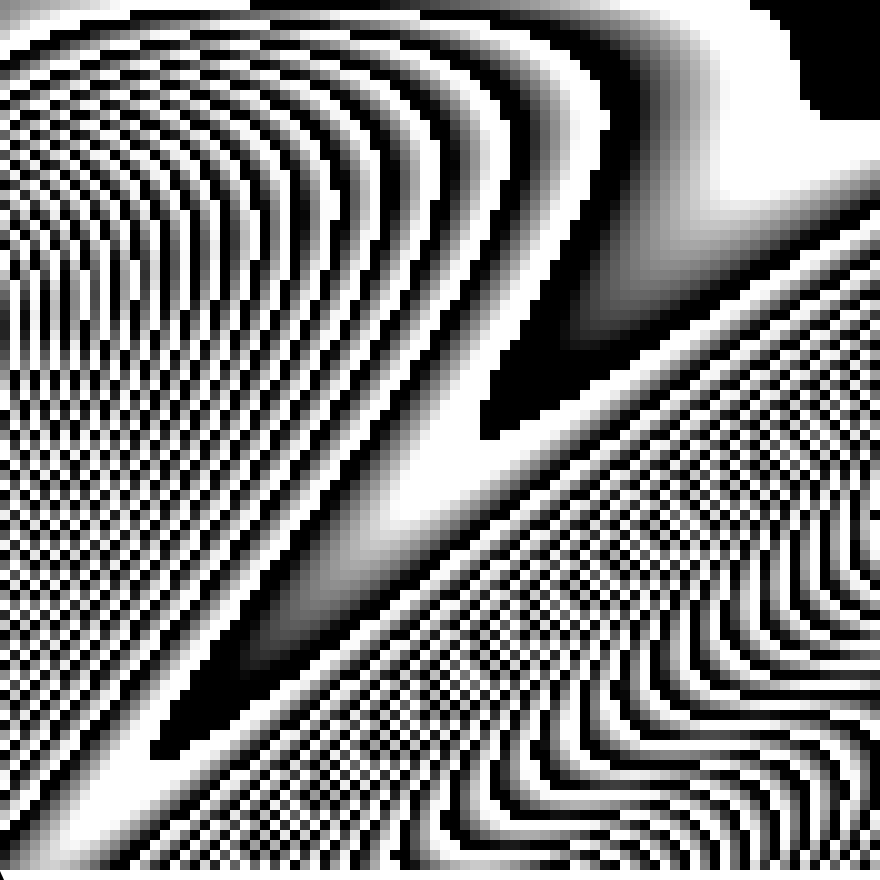
Frame 1 (no input)
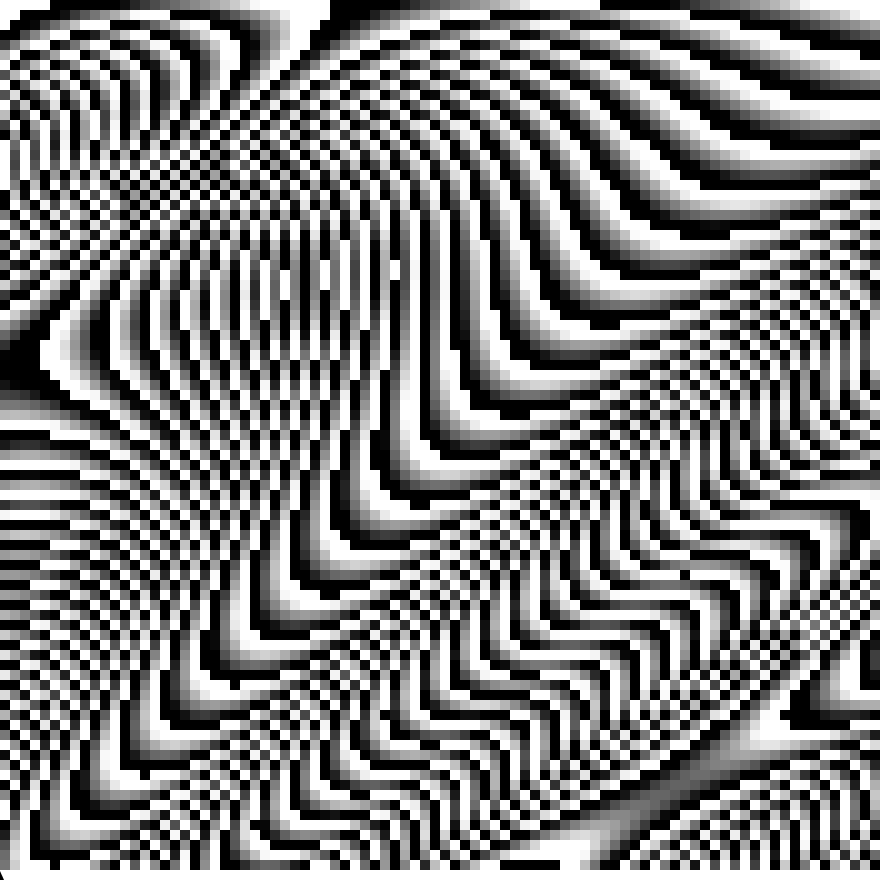
Frame 60 (no input)
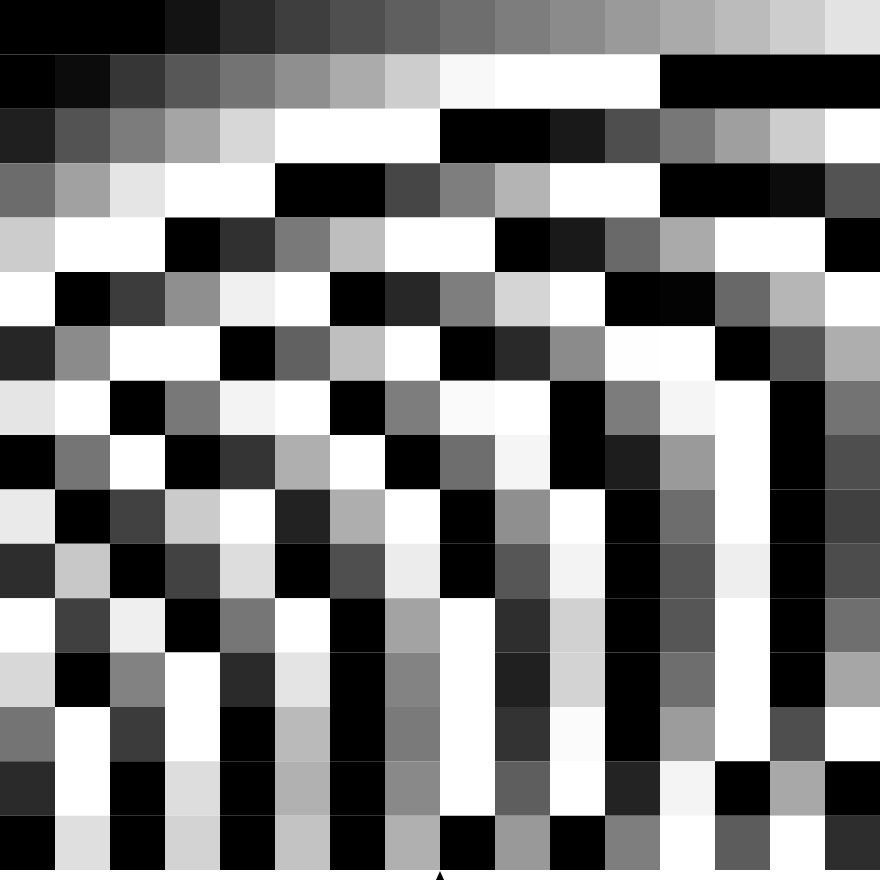
Frame 120 (the mouse pressed at the canvas centre since frame 60)

The p5.js sketch that drew these frames (run headless with seeded random() and noise() and a simulated clock; from frame 60 on, the mouse is pressed at the canvas centre):

// p5.js sketch
// ── sketch.js
// 2026-11-14
let tileSize = 30;

function setup() {
    createCanvas(880, 880);
}

function draw() {
    background(255);
    noStroke();

    let tilesX = Math.ceil(width / tileSize);
    let tilesY = Math.ceil((height - 10) / tileSize);

    let tilesW = width / tilesX;
    let tilesH = (height - 10) / tilesY;


    let a = map(sin(radians(frameCount)), -1, 1, 0, 7);

    for (let y = 0; y < tilesY; y++) {
        for (let x = 0; x < tilesX; x++) {
            push();
            let b = map(sin(radians(x + y)), -1, 1, -50, 50);
            let c = map(tan(radians(frameCount * 4 + a * x + a * y * b)), -1, 1, 0, 255);
            fill(c);
            rect(x * tilesW, y * tilesH, tilesW, tilesH);
            pop();
        }
    }
    drawIndicator();
}

function drawIndicator() {
    let x = map(tileSize, 10, 100, 0, width);

    if (frameCount % 60 < 30) {
        fill(0);
        push();
        noStroke();
        triangle(x, height - 9,
            x - 4, height,
            x + 4, height);
        pop();
    }
}

function mouseMoved() {
    tileSize = constrain(map(mouseX, 0, width, 10, 100), 10, 100);
}

function mousePressed() {
    if (isLooping()) {
        noLoop();
    } else {
        loop();
    }
}

function touchMoved() {
    tileSize = constrain(map(mouseX, 0, width, 10, 100), 10, 100);
    return false;
}
